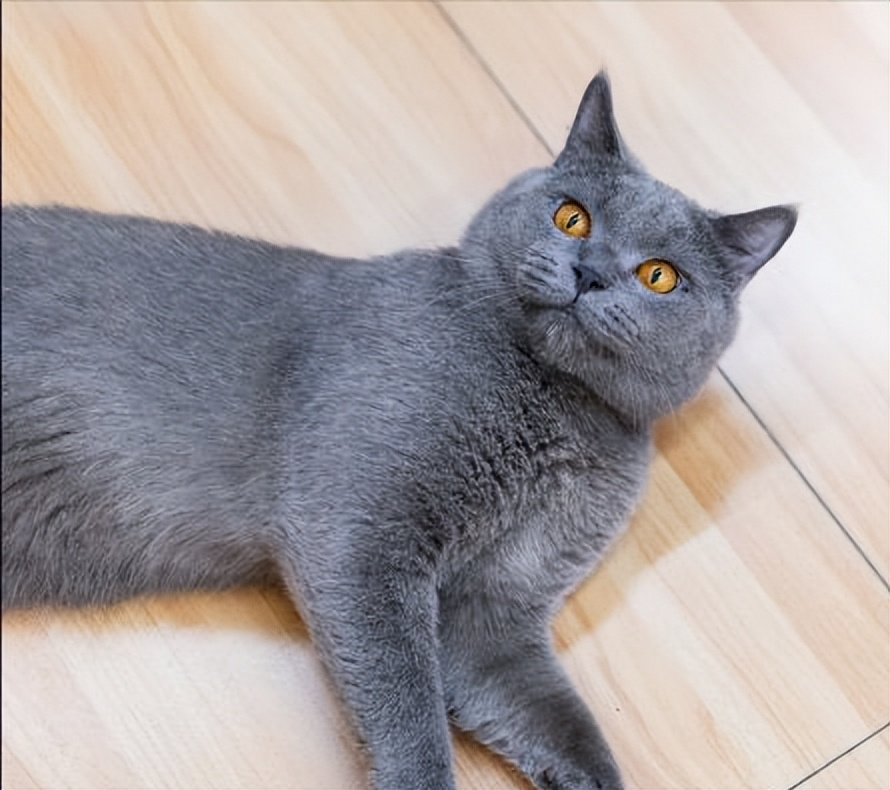
#> input picture bak/AIforPolkaDotsArt/inputs/cat.jpg, 890 x 790 px
$ python depth_kusama.py inputs/cat.jpg
#> lines starting #> are read from the running program, lines starting #| are printed output that depends on the picture
"""
Depth-aware polka dot art generation pipeline.

Integrates YOLO26 monocular depth estimation and semantic segmentation with
Weighted Voronoi Stippling to produce Yayoi Kusama--style polka dot art where
dot size encodes scene depth: near objects → large dots, far objects → small
dots, with controlled randomization for organic variation.

Pipeline stages:
    1. YOLO26 depth estimation → metric depth map (H, W)
    2. YOLO26 semantic segmentation → per-pixel class labels (H, W)
    3. Depth-to-density field transformation (inverted: near=dense)
    4. Depth-to-radius mapping with randomization (near=large, far=small)
    5. Semantic-aware multi-layer Voronoi stippling
    6. Kusama stylization (palettes, horror vacui, hard edges)

Mathematical formulation:
    Given depth d(x,y) ∈ [d_min, d_max], define normalized depth:
        d̂(x,y) = (d(x,y) - d_min) / (d_max - d_min)   ∈ [0, 1]
    where d̂=0 is nearest, d̂=1 is farthest.

    Dot radius:
        r(x,y) = [ r_min + (r_max - r_min) · (1 - d̂)^α ] · (1 + ε),   ε ~ N(0, σ²)
    where α controls the depth falloff curvature and σ adds organic randomness.

    Stippling density (drives point placement):
        ρ(x,y) = (1 - d̂)^β · γ(I(x,y))
    where γ(I) is the luminance-based density from the original stippling.

Author: AIforEducation Project
"""

from __future__ import annotations

import os
import time
import argparse
import numpy as np
import cv2
from typing import Optional

from ultralytics import YOLO

from stippling import (
    compute_density,
    rejection_sample,
    lloyd_relax,
    prune_overlapping,
)


# ---------------------------------------------------------------------------
# 1. YOLO26 depth estimation
# ---------------------------------------------------------------------------

class DepthEstimator:
    """Wraps YOLO26 monocular depth estimation model.

    Produces a dense per-pixel metric depth map (in meters) from a single
    RGB image. The depth map is resized to match the original image
    resolution for downstream processing.
    """

    def __init__(self, model_path: str = "yolo26x-depth.pt", device: str = "0"):
        self.model = YOLO(model_path)
        self.device = device

    # [18 lines left out: function predict, not called in this run]


# ---------------------------------------------------------------------------
# 2. YOLO26 semantic segmentation
# ---------------------------------------------------------------------------

class SemanticSegmentor:
    """Wraps YOLO26 semantic segmentation model.

    Produces a per-pixel class-label map (Cityscapes 19-class taxonomy).
    The class map enables region-aware rendering: distinct semantic regions
    can receive different dot palettes, densities, or size scales.
    """

    # Cityscapes 19-class taxonomy
    CLASS_NAMES = {
        0: "road", 1: "sidewalk", 2: "building", 3: "wall", 4: "fence",
        5: "pole", 6: "traffic light", 7: "traffic sign", 8: "vegetation",
        9: "terrain", 10: "sky", 11: "person", 12: "rider", 13: "car",
        14: "truck", 15: "bus", 16: "train", 17: "motorcycle", 18: "bicycle",
    }

    def __init__(self, model_path: str = "yolo26x-sem.pt", device: str = "0"):
        self.model = YOLO(model_path)
        self.device = device

    # [284 lines left out: functions predict, normalize_depth, normalize_depth_foreground, depth_to_radius, depth_to_density, depth_aware_stipple and 2 more, not called in this run]


# ---------------------------------------------------------------------------
# 6. Depth-aware Kusama palettes (with semantic awareness)
# ---------------------------------------------------------------------------

# Palettes: (background BGR, foreground dot BGR, background dot BGR)
# Foreground objects get one color, background regions get another.
DEPTH_PALETTES = {
    "black_red": {
        "bg": (0, 0, 0),
        "fg_dot": (0, 0, 220),      # red dots for foreground objects
        "bg_dot": (0, 180, 180),    # cyan-ish dots for background
    },
    "yellow_black": {
        "bg": (0, 215, 255),
        "fg_dot": (0, 0, 0),
        "bg_dot": (0, 0, 180),      # dark red for background
    },
    "white_red": {
        "bg": (255, 255, 255),
        "fg_dot": (0, 0, 220),
        "bg_dot": (200, 200, 0),    # cyan-blue for background
    },
    "magenta_cyan": {
        "bg": (10, 10, 30),         # near-black
        "fg_dot": (220, 0, 220),    # magenta for foreground
        "bg_dot": (220, 180, 0),    # cyan for background
    },
    "red_yellow": {
        "bg": (0, 0, 200),
        "fg_dot": (0, 215, 255),    # yellow dots for foreground
        "bg_dot": (255, 255, 255),  # white for background
    },
}


# ---------------------------------------------------------------------------
# 7. Rendering
# ---------------------------------------------------------------------------

# [91 lines left out: functions draw_dots_dualcolor, draw_dots_singlecolor, _prune_layer, _merge_layers, not called in this run]


def depth_kusama_polka(input_path: str,
                       output_path: str,
                       palette: str = "black_red",
                       depth_model_path: str = "yolo26x-depth.pt",
                       sem_model_path: str = "yolo26x-sem.pt",
                       device: str = "0",
                       n_points: int = 20000,
                       n_iter: int = 8,
                       r_min: float = 1.0,
                       r_max: float = 18.0,
                       alpha: float = 1.5,
                       beta: float = 0.6,
                       sigma: float = 0.15,
                       gamma: float = 1.2,
                       pos_jitter: float = 0.3,
                       overlap_gap: float = 2.5,
                       percentile_clip: float = 2.0,
                       multi_scale: bool = True,
                       edge_enhance: bool = True,
                       bg_fill: bool = True,
                       bg_spacing: float = 20.0,
                       semantic_aware: bool = True,
                       target_long_edge: int = 1024,
                       seed: int = 42,
                       save_intermediates: bool = False,
                       output_dir: str = "outputs") -> dict:
    """Render an input image as depth-aware Kusama-style polka dot art.

    The pipeline integrates YOLO26 monocular depth estimation and semantic
    segmentation with Weighted Voronoi Stippling. Dot size encodes scene
    depth (near=large, far=small) with controlled Gaussian randomization,
    while semantic segmentation enables region-aware coloring.

    Three-layer architecture
    ------------------------
    The pipeline renders dots in three depth-stratified layers to avoid
    blob merging while preserving the multi-scale Kusama aesthetic:

    1. **Fine stipple layer** (r = 1–5 px): dense, depth-modulated small
       dots covering the entire canvas. Dot density follows the composite
       depth-luminance density field. This layer provides the base texture.

    2. **Depth-emphasis layer** (r = 5–r_max px): sparse, large dots placed
       only in near regions (d̂ < depth_threshold). These dots are pruned
       against the fine layer to prevent merging. They encode the strongest
       depth signal.

    3. **Edge & background layer**: small dots along Canny contours for
       structural emphasis, plus a sparse horror-vacui fill in empty
       background regions.

    Parameters
    ----------
    palette : one of DEPTH_PALETTES keys
    alpha : depth-to-radius falloff exponent (higher = stronger depth emphasis)
    beta : depth-to-density exponent (lower = more uniform far-region coverage)
    sigma : Gaussian noise std for radius randomization (organic variation)
    semantic_aware : if True, foreground/background get different dot colors
    save_intermediates : save depth map, seg map, and density field visualizations

    Returns
    -------
    stats : dict with pipeline statistics (n_dots, depth range, etc.)
    """
#> called with input_path = 'inputs/cat.jpg', output_path = 'depth_kusama_output.png', palette = 'black_red', depth_model_path = 'yolo26x-depth.pt', sem_model_path = 'yolo26x-sem.pt', device = '0', n_points = 20000, n_iter = 10
    t_start = time.time()
    rng = np.random.default_rng(seed)

    # --- Load image ---
    img = cv2.imread(input_path)
#> img is the input picture: shape (790, 890, 3); mean B, G, R 163.6, 163.2, 170.4
    if img is None:
        raise FileNotFoundError(f"Cannot read image: {input_path}")
    H0, W0 = img.shape[:2]
#> H0 = 790; W0 = 890
    scale = target_long_edge / max(H0, W0)
#> scale = 1.15
    if scale < 1.0:
        img = cv2.resize(img, (int(W0 * scale), int(H0 * scale)),
                         interpolation=cv2.INTER_AREA)
    H, W = img.shape[:2]
#> H = 790; W = 890
    gray = cv2.cvtColor(img, cv2.COLOR_BGR2GRAY)
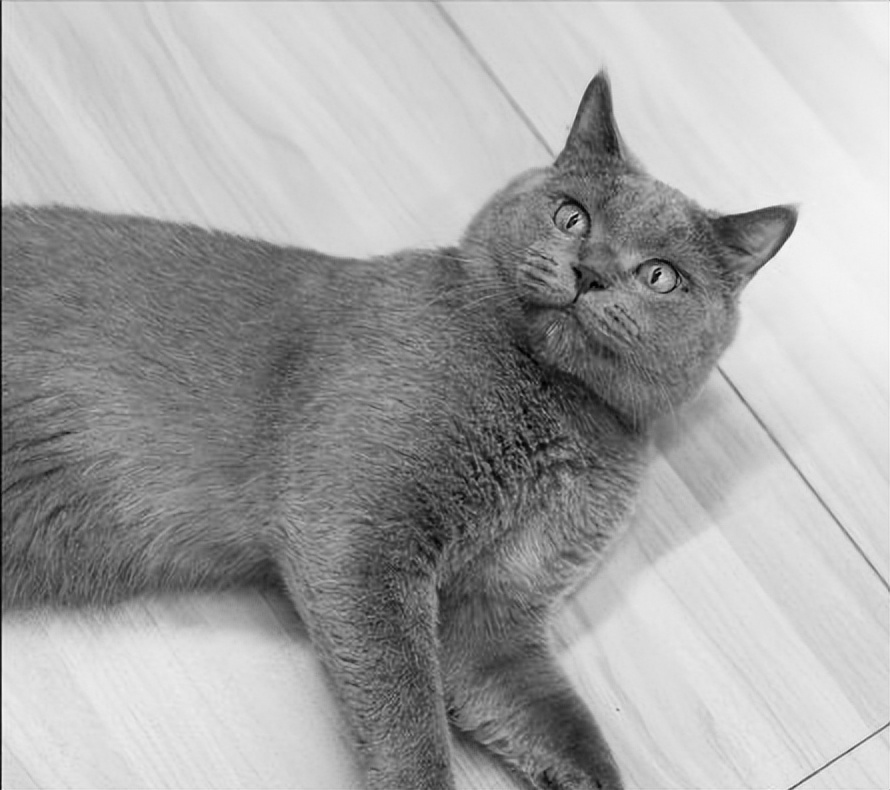
#> gray: shape (790, 890); min 0, max 250, mean 165.4

    # --- Stage 1: Depth estimation ---
    t0 = time.time()
    depth_estimator = DepthEstimator(depth_model_path, device=device)
    depth = depth_estimator.predict(img)
    t_depth = time.time() - t0

    # --- Stage 2: Semantic segmentation ---
    t0 = time.time()
    segmentor = SemanticSegmentor(sem_model_path, device=device)
    seg = segmentor.predict(img)
    fg_mask = get_foreground_mask(seg) if semantic_aware else np.ones((H, W), dtype=np.uint8)
    t_seg = time.time() - t0

    # --- Stage 2b: Foreground-aware depth normalization ---
    # Normalize depth using only the foreground region's depth range,
    # so that the full [0,1] range captures depth variation *within*
    # the foreground objects. This amplifies subtle depth differences
    # (e.g., front vs. back of a pumpkin) into visible dot size variation.
    # Background pixels are assigned d̂ = 1.0 (farthest → smallest dots).
    if semantic_aware and fg_mask.mean() > 0.005:
        d_norm = normalize_depth_foreground(depth, fg_mask,
                                            percentile_clip=percentile_clip)
    else:
        d_norm = normalize_depth(depth, percentile_clip=percentile_clip)

    # --- Stage 3: Composite density field ---
    density = depth_to_density(d_norm, gray, gamma=gamma, beta=beta)

    t0 = time.time()

    # --- Layer 1: Fine stipple (small dots, depth-modulated density) ---
    # These are the "base texture" dots — small, densely packed, with
    # subtle depth variation in size. The overlap gap is tight so they
    # can form a rich stipple texture without merging.
    fine_r_max = min(5.0, r_max * 0.35)
    pts_fine, rad_fine = depth_aware_stipple(
        density, d_norm,
        n_points=n_points, n_iter=n_iter,
        r_min=r_min, r_max=fine_r_max,
        alpha=alpha * 0.6, sigma=sigma,
        pos_jitter=pos_jitter,
        overlap_gap=1.0,
        seed=seed)

    # --- Layer 2: Depth-emphasis (large dots, near regions only) ---
    # These dots carry the main depth signal: near objects get big bold
    # dots, far objects get none. We sample from a near-weighted density
    # and prune against the fine layer so they never merge with it.
    depth_emphasis_pts = np.empty((0, 2))
    depth_emphasis_rads = np.empty((0,))
    if multi_scale:
        # near-region mask: place large dots where depth is below threshold
        # AND the pixel is foreground. With foreground-aware normalization,
        # the threshold operates on the foreground depth range, so it
        # selects the nearest portion of foreground objects.
        near_threshold = 0.55  # d̂ < 0.55 = nearer half of foreground depth range
        near_mask = ((d_norm < near_threshold) & (fg_mask > 0)).astype(np.float32)

        # near-weighted density: emphasize near regions, modulated by luminance
        near_density = near_mask * density
        nd_max = near_density.max()
        if nd_max > 1e-9:
            near_density /= nd_max
            n_large = max(n_points // 6, 400)
            pts_large, rad_large = depth_aware_stipple(
                near_density, d_norm,
                n_points=n_large, n_iter=max(n_iter - 2, 4),
                r_min=fine_r_max * 1.5, r_max=r_max,
                alpha=alpha, sigma=sigma,
                pos_jitter=pos_jitter,
                overlap_gap=overlap_gap,
                seed=seed + 1)

            # Cross-layer pruning: remove fine dots that fall inside large
            # depth-emphasis dots. This prevents the large dots from
            # connecting to nearby fine dots and forming merged blobs.
            if len(pts_large) > 0 and len(pts_fine) > 0:
                from scipy.spatial import cKDTree
                tree_large = cKDTree(pts_large)
                fine_keep = np.ones(len(pts_fine), dtype=bool)
                for i in range(len(pts_fine)):
                    search_r = rad_fine[i] + rad_large.max() + 2.0
                    neighbors = tree_large.query_ball_point(pts_fine[i], search_r)
                    for j in neighbors:
                        d = np.linalg.norm(pts_fine[i] - pts_large[j])
                        if d < rad_fine[i] + rad_large[j] + 1.0:
                            fine_keep[i] = False
                            break
                pts_fine = pts_fine[fine_keep]
                rad_fine = rad_fine[fine_keep]

            depth_emphasis_pts = pts_large
            depth_emphasis_rads = rad_large

    # --- Layer 3: Edge enhancement ---
    edge_pts = np.empty((0, 2))
    edge_rads = np.empty((0,))
    if edge_enhance:
        blurred = cv2.GaussianBlur(gray, (5, 5), 0)
        edges = cv2.Canny(blurred, 80, 160)
        ys, xs = np.where(edges > 0)
        if len(xs) > 0:
            step = 4
            xs = xs[::step].astype(np.float64)
            ys = ys[::step].astype(np.float64)
            xs += rng.normal(0, 1.2, xs.shape)
            ys += rng.normal(0, 1.2, ys.shape)
            edge_pts = np.column_stack([xs, ys])
            edge_rads = np.full(len(edge_pts), 1.3, dtype=np.float64)

    # --- Layer 4: Horror vacui background fill ---
    bg_pts = np.empty((0, 2))
    bg_rads = np.empty((0,))
    if bg_fill:
        bxs = np.arange(bg_spacing / 2, W, bg_spacing)
        bys = np.arange(bg_spacing / 2, H, bg_spacing)
        bgx, bgy = np.meshgrid(bxs, bys)
        bgp = np.column_stack([bgx.ravel(), bgy.ravel()]).astype(np.float64)
        bgp += rng.normal(0, 3.0, bgp.shape)
        bgr = np.full(len(bgp), 1.0, dtype=np.float64) * rng.uniform(0.7, 1.3, len(bgp))
        bxi = np.clip(bgp[:, 0].astype(int), 0, W - 1)
        byi = np.clip(bgp[:, 1].astype(int), 0, H - 1)
        bg_keep = density[byi, bxi] < 0.25
        if bg_keep.any():
            bg_pts = bgp[bg_keep]
            bg_rads = bgr[bg_keep]

    t_stipple = time.time() - t0

    # --- Stage 5: Merge layers and render ---
    pal = DEPTH_PALETTES[palette]
    bg_color = pal["bg"]
    fg_dot_color = pal["fg_dot"]
    bg_dot_color = pal["bg_dot"]

    canvas = np.full((H, W, 3), bg_color, dtype=np.uint8)

    # Draw order: background fill → fine stipple → edge dots → depth-emphasis (on top)
    # Background fill: single color (bg_dot), drawn first (underneath)
    if len(bg_pts):
        draw_dots_singlecolor(canvas, bg_pts, bg_rads, bg_dot_color)

    # Fine stipple: dual-color (semantic-aware), drawn second
    if len(pts_fine):
        if semantic_aware:
            draw_dots_dualcolor(canvas, pts_fine, rad_fine,
                                fg_mask, fg_dot_color, bg_dot_color)
        else:
            draw_dots_singlecolor(canvas, pts_fine, rad_fine, fg_dot_color)

    # Edge dots: fg_dot color, drawn third (over fine stipple)
    if len(edge_pts):
        draw_dots_singlecolor(canvas, edge_pts, edge_rads, fg_dot_color)

    # Depth-emphasis: dual-color, drawn last (on top, most prominent)
    if len(depth_emphasis_pts):
        if semantic_aware:
            draw_dots_dualcolor(canvas, depth_emphasis_pts, depth_emphasis_rads,
                                fg_mask, fg_dot_color, bg_dot_color)
        else:
            draw_dots_singlecolor(canvas, depth_emphasis_pts, depth_emphasis_rads, fg_dot_color)

    # --- Save output ---
    os.makedirs(os.path.dirname(os.path.abspath(output_path)), exist_ok=True)
    cv2.imwrite(output_path, canvas, [cv2.IMWRITE_PNG_COMPRESSION, 6])

    # --- Save intermediate visualizations ---
    if save_intermediates:
        _save_intermediates(output_dir, depth, d_norm, seg, density, fg_mask,
                            SemanticSegmentor.CLASS_NAMES, W, H)

    t_total = time.time() - t_start

    # --- Statistics ---
    n_total = (len(pts_fine) + len(depth_emphasis_pts) +
               len(edge_pts) + len(bg_pts))
    all_radii = np.concatenate([rad_fine, depth_emphasis_rads, edge_rads, bg_rads]) \
        if n_total > 0 else np.array([0.0])
    stats = {
        "output": output_path,
        "image_size": (W, H),
        "depth_range_m": (float(depth.min()), float(depth.max())),
        "depth_norm_range": (float(d_norm.min()), float(d_norm.max())),
        "n_fine_dots": len(pts_fine),
        "n_depth_emphasis_dots": len(depth_emphasis_pts),
        "n_edge_dots": len(edge_pts),
        "n_bg_dots": len(bg_pts),
        "n_total_dots": n_total,
        "radius_range": (float(all_radii.min()), float(all_radii.max())),
        "semantic_classes": sorted(np.unique(seg).tolist()),
        "fg_pixel_ratio": float(fg_mask.mean()),
        "timing": {"depth": t_depth, "seg": t_seg, "stipple": t_stipple, "total": t_total},
    }
    print(f"[depth_kusama] {output_path}  ({W}x{H}, palette={palette})")
    print(f"  Depth: {stats['depth_range_m'][0]:.2f}-{stats['depth_range_m'][1]:.2f} m  "
          f"| Dots: {n_total} (fine={len(pts_fine)}"
          f", depth_emphasis={len(depth_emphasis_pts)}"
          f", edge={len(edge_pts)}"
          f", bg={len(bg_pts)})")
    print(f"  Radius: {stats['radius_range'][0]:.1f}-{stats['radius_range'][1]:.1f} px  "
          f"| FG ratio: {stats['fg_pixel_ratio']:.1%}  "
          f"| Time: {t_total:.1f}s (depth={t_depth:.1f}s, seg={t_seg:.1f}s, stipple={t_stipple:.1f}s)")
    return stats


# [28 lines left out: function _save_intermediates, not called in this run]


# ---------------------------------------------------------------------------
# CLI
# ---------------------------------------------------------------------------

if __name__ == "__main__":
    p = argparse.ArgumentParser(
        description="Depth-aware Kusama-style polka dot art generator (YOLO26 + Voronoi stippling)")
    p.add_argument("input", help="input image path")
    p.add_argument("-o", "--output", default="depth_kusama_output.png", help="output path")
    p.add_argument("--depth-model", default="yolo26x-depth.pt", help="YOLO26 depth model path")
    p.add_argument("--sem-model", default="yolo26x-sem.pt", help="YOLO26 semantic seg model path")
    p.add_argument("--device", default="0", help="device (0 for GPU, cpu for CPU)")
    p.add_argument("--palette", default="black_red", choices=list(DEPTH_PALETTES.keys()))
    p.add_argument("--n-points", type=int, default=20000)
    p.add_argument("--n-iter", type=int, default=10)
    p.add_argument("--r-min", type=float, default=1.0, help="minimum dot radius (px)")
    p.add_argument("--r-max", type=float, default=25.0, help="maximum dot radius (px)")
    p.add_argument("--alpha", type=float, default=1.5, help="depth-to-radius falloff exponent")
    p.add_argument("--beta", type=float, default=0.6, help="depth-to-density exponent")
    p.add_argument("--sigma", type=float, default=0.12, help="radius randomization noise std")
    p.add_argument("--gamma", type=float, default=1.2, help="luminance gamma correction")
    p.add_argument("--overlap-gap", type=float, default=2.0)
    p.add_argument("--percentile-clip", type=float, default=2.0, help="depth percentile clipping")
    p.add_argument("--no-multi-scale", action="store_true")
    p.add_argument("--no-edge", action="store_true")
    p.add_argument("--no-bg-fill", action="store_true")
    p.add_argument("--no-semantic", action="store_true", help="disable semantic-aware coloring")
    p.add_argument("--target-long-edge", type=int, default=1024)
    p.add_argument("--seed", type=int, default=42)
    p.add_argument("--save-intermediates", action="store_true",
                   help="save depth/seg/density visualizations")
    args = p.parse_args()

    depth_kusama_polka(
        args.input, args.output,
        depth_model_path=args.depth_model,
        sem_model_path=args.sem_model,
        device=args.device,
        palette=args.palette,
        n_points=args.n_points,
        n_iter=args.n_iter,
        r_min=args.r_min, r_max=args.r_max,
        alpha=args.alpha, beta=args.beta, sigma=args.sigma,
        gamma=args.gamma,
        overlap_gap=args.overlap_gap,
        percentile_clip=args.percentile_clip,
        multi_scale=not args.no_multi_scale,
        edge_enhance=not args.no_edge,
        bg_fill=not args.no_bg_fill,
        semantic_aware=not args.no_semantic,
        target_long_edge=args.target_long_edge,
        seed=args.seed,
        save_intermediates=args.save_intermediates,
    )
#> (the call stopped at in __init__, `self.model = YOLO(model_path)`: ultralytics is not available in this run)
